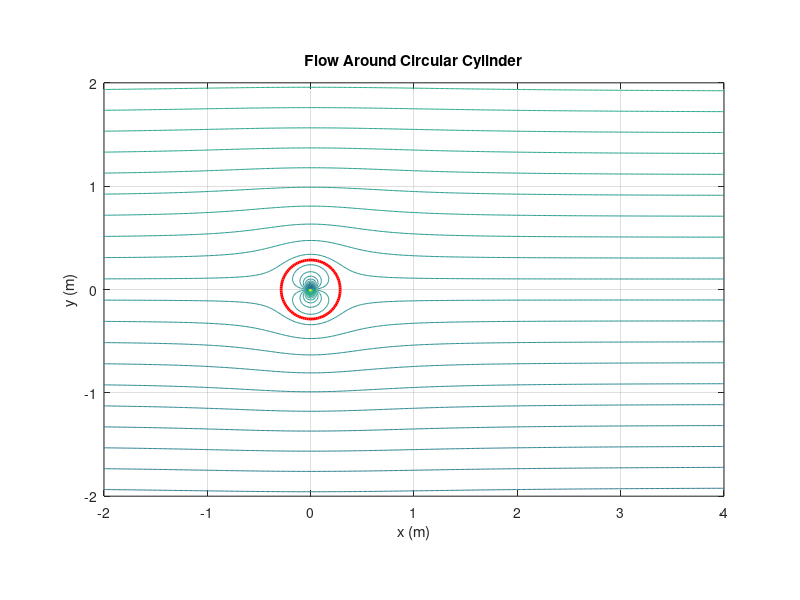
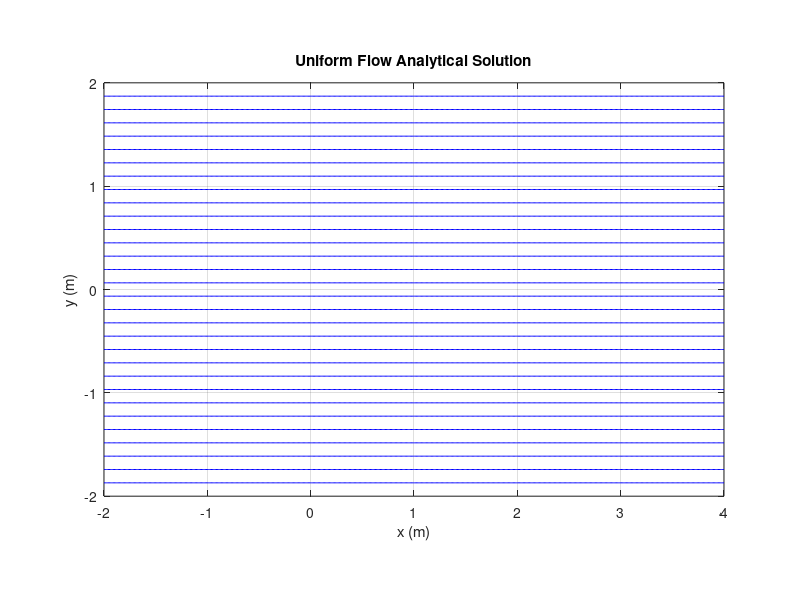
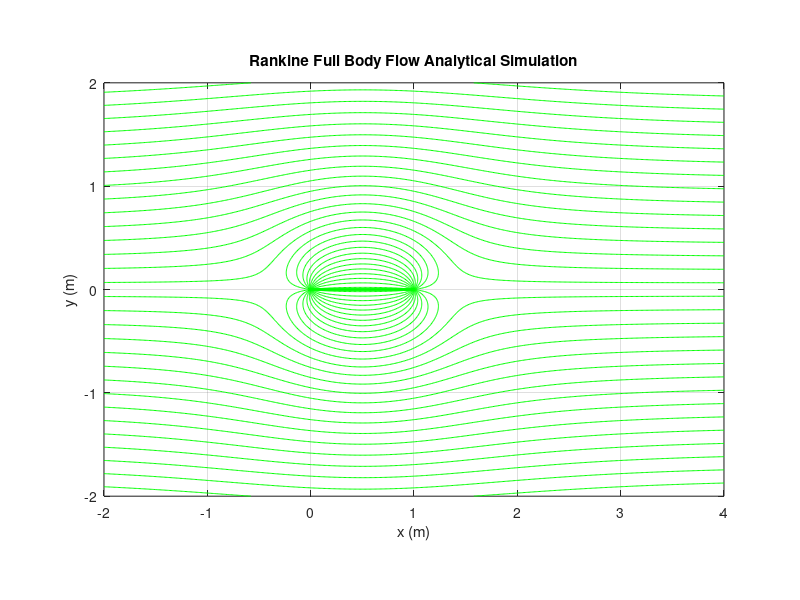
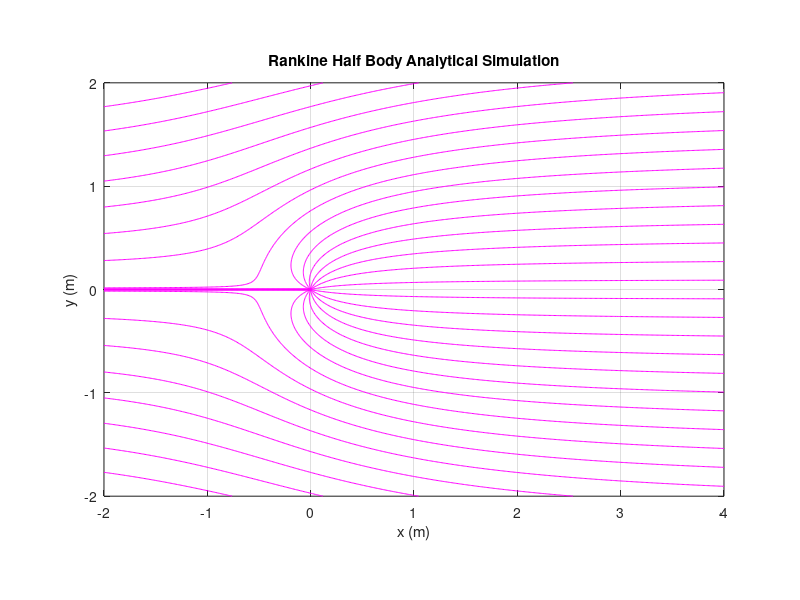

Recreate these plots in MATLAB, in order.
%% MAE 171 Fluids Lab
clc; clear all; close all;

% MATLAB Script: Plot Uniform Flow, Rankine Full Body, and Half Body with Obstacle

% Parameters
U = 1.0;                  % Freestream velocity (m/s)
mu = 1.0;                 % Doublet strength (m^2/s)
Q_s = 3.0;                % Source strength (m^3/s)
Q_sink = 3.0;             % Sink strength (m^3/s)
circle_diameter = 5* 4.5 / 39.37; % Convert 4.5 inches to meters
x_min = -2;               % x-axis lower limit (m)
x_max = 4;                % x-axis upper limit (m)
y_min = -2;               % y-axis lower limit (m)
y_max = 2;                % y-axis upper limit (m)
x_source = 0;             % x-coordinate of the source (m)
y_source = 0;             % y-coordinate of the source (m)
x_sink = 1;               % x-coordinate of the sink (m)
y_sink = 0;               % y-coordinate of the sink (m)
x_cen = 0; y_cen=0;       % Center values

% Create Grid
x = linspace(x_min, x_max, 500);  % High grid resolution for smooth plot
y = linspace(y_min, y_max, 500);
[X, Y] = meshgrid(x, y);          % Create mesh grid for flow field

% Compute Stream Function for Uniform Flow
psi_uniform = U * Y;  % Uniform flow contribution

% Compute Stream Function for Source
psi_source = (Q_s / (2 * pi)) * atan2(Y - y_source, X - x_source); % Source contribution

% Compute Stream Function for Sink
psi_sink = (Q_sink / (2 * pi)) * atan2(Y - y_sink, X - x_sink);   % Sink contribution

% Compute Total Stream Function for Rankine Full Body
psi_rankine = psi_uniform + psi_source - psi_sink; % Rankine full body

%Compite Rankine half body
psi_half_body = psi_uniform + psi_source; % Rankine half-body (no sink)

%Now we need to compute flow around a cylinder

%Define the cylinder
theta = linspace(0, 2*pi, 100);
x_circle = circle_diameter / 2 * cos(theta);  % Circle boundary
y_circle = circle_diameter / 2 * sin(theta);  % Circle boundary

% Define cylinder radius
R = circle_diameter / 2;

% Update doublet strength
mu = 2 * pi * U * R^2;

% Compute Stream Function for Doublet Flow
psi_doublet = -mu * Y ./ (2 * pi * (X.^2 + Y.^2));

% Total Stream Function for Flow Around Cylinder
psi_cylinder = psi_uniform + psi_doublet;

% Plot Streamlines for Flow Around a Circular Cylinder
figure;
contour(X, Y, psi_cylinder, 100);    % Plot total flow streamlines
hold on;
plot(x_circle, y_circle, 'r-', 'LineWidth', 2); % Plot the circle boundary (obstacle)
title('Flow Around Circular Cylinder');
xlabel('x (m)');
ylabel('y (m)');
axis equal;
grid on;
hold off;

% Plot Streamlines for Uniform Flow
figure;
contour(X, Y, psi_uniform, 30, 'b');    % Plot uniform flow streamlines
title('Uniform Flow Analytical Solution');
xlabel('x (m)');
ylabel('y (m)');
axis equal;
grid on;
hold off;

% Plot Streamlines for Rankine Full Body Flow
figure;
contour(X, Y, psi_rankine, 30, 'g');    % Plot Rankine full body streamlines
title('Rankine Full Body Flow Analytical Simulation');
xlabel('x (m)');
ylabel('y (m)');
axis equal;
grid on;
hold off;

% Plot Streamlines for Rankine Half Body Flow
figure;
contour(X, Y, psi_half_body, 30, 'm');    % Plot Rankine half body streamlines
title('Rankine Half Body Analytical Simulation');
xlabel('x (m)');
ylabel('y (m)');
axis equal;
grid on;
hold off;




% 
% % Parameters
% U =0.00008832;                  % Freestream velocity (m/s)
% mu = 1.0;                 % Doublet strength (m^2/s)
% Q_s = 0.000003469;                % Source strength (m^3/s)
% Q_sink = 0.000003469*4/3;             % Sink strength (m^3/s)
% circle_diameter = 4.5 / 39.37; % Convert 4.5 inches to meters
% Qmodel_diameter = 1 / 39.37;  % Conver 1.5 inches to meters
% x_min = -0.455;               % x-axis lower limit (m)
% x_max = 0.455;                % x-axis upper limit (m)
% y_min = -0.2925;               % y-axis lower limit (m)
% y_max = 0.2925;                % y-axis upper limit (m)
% x_source = x_min + (8.5 / 39.37);             % x-coordinate of the source (m)
% y_source = 0;             % y-coordinate of the source (m)
% x_sink = x_source + (8 / 39.37);               % x-coordinate of the sink (m)
% y_sink = 0;               % y-coordinate of the sink (m)
% x_cen = 0; y_cen=0;       % Center values
